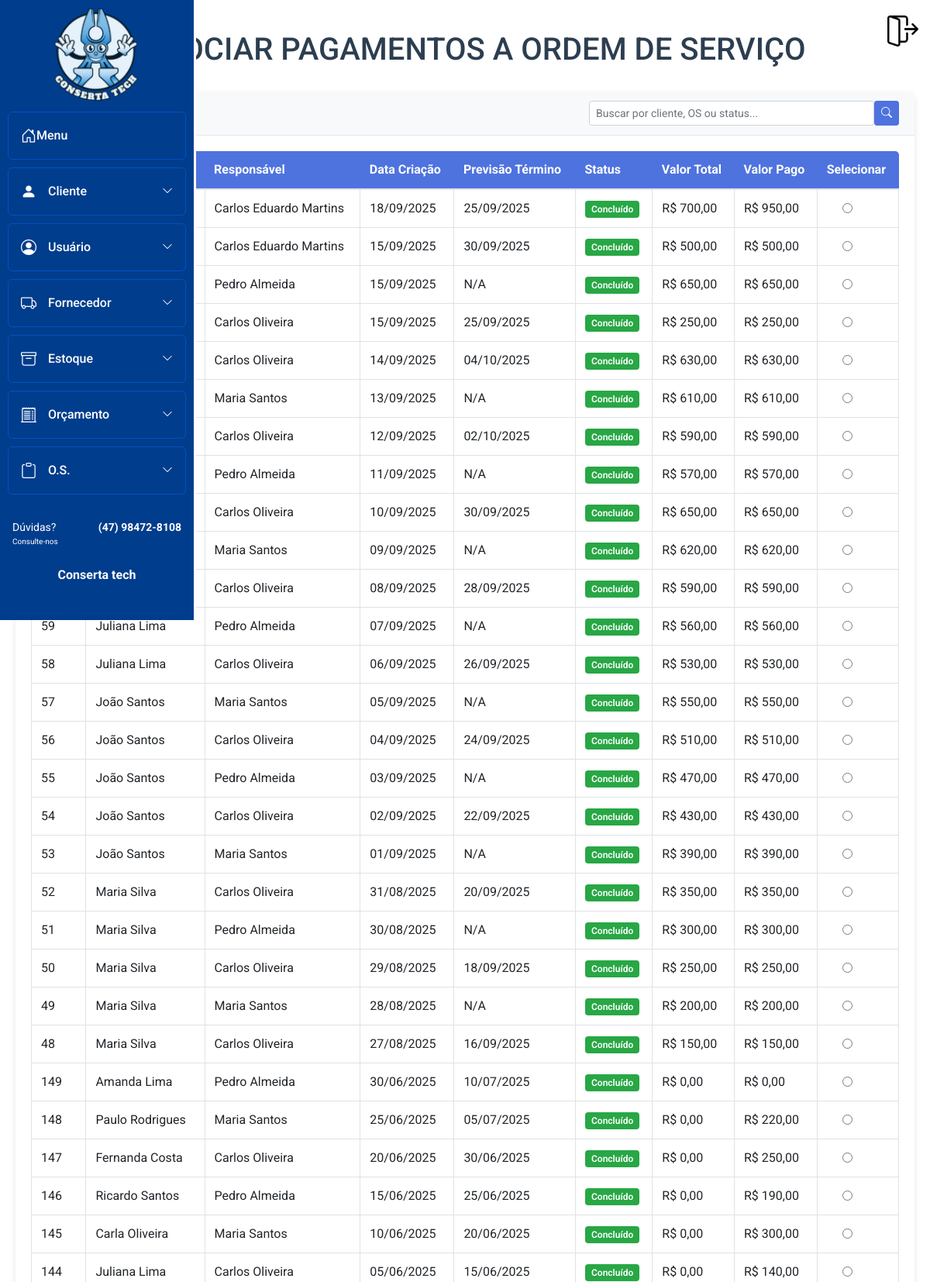
Page /sa_mod_bd/Financas/pagamento_os.php (signed in, upper part) on the committed database.
### tables this page shows
CREATE TABLE `ordens_servico` (
  `id` int(11) NOT NULL,
  `id_cliente` int(11) NOT NULL,
  `id_usuario` int(11) NOT NULL,
  `data_termino` date DEFAULT NULL,
  `status` varchar(20) DEFAULT 'aberto',
  `observacoes` text DEFAULT NULL,
  `data_criacao` timestamp NOT NULL DEFAULT current_timestamp()
);

CREATE TABLE `usuario` (
  `id_usuario` int(11) NOT NULL,
  `id_perfil` int(11) NOT NULL,
  `nome` varchar(50) NOT NULL,
  `cpf` varchar(15) DEFAULT NULL,
  `username` varchar(30) NOT NULL,
  `email` varchar(100) NOT NULL,
  `senha` varchar(255) NOT NULL,
  `data_cad` date DEFAULT NULL,
  `data_nasc` date DEFAULT NULL,
  `sexo` enum('M','F') DEFAULT NULL,
  `cep` varchar(10) DEFAULT NULL,
  `logradouro` varchar(80) DEFAULT NULL,
  `tipo` varchar(20) DEFAULT NULL,
  `complemento` varchar(15) DEFAULT NULL,
  `numero` int(11) DEFAULT NULL,
  `cidade` varchar(30) DEFAULT NULL,
  `uf` varchar(2) DEFAULT NULL,
  `bairro` varchar(20) DEFAULT NULL,
  `telefone` varchar(18) DEFAULT NULL,
  `inativo` tinyint(4) DEFAULT 0,
  `senha_temporaria` tinyint(4) DEFAULT 0
);

CREATE TABLE `cliente` (
  `id_cliente` int(11) NOT NULL,
  `id_usuario` int(11) NOT NULL,
  `email` varchar(100) DEFAULT NULL,
  `cpf` varchar(18) DEFAULT NULL,
  `nome` varchar(40) DEFAULT NULL,
  `observacao` varchar(255) DEFAULT NULL,
  `data_nasc` date DEFAULT NULL,
  `data_cad` date DEFAULT NULL,
  `sexo` enum('M','F') DEFAULT NULL,
  `cep` varchar(10) DEFAULT NULL,
  `logradouro` varchar(80) DEFAULT NULL,
  `tipo` varchar(20) DEFAULT NULL,
  `complemento` varchar(15) DEFAULT NULL,
  `numero` int(11) DEFAULT NULL,
  `cidade` varchar(30) DEFAULT NULL,
  `telefone` varchar(18) DEFAULT NULL,
  `uf` varchar(2) DEFAULT NULL,
  `bairro` varchar(20) DEFAULT NULL,
  `inativo` tinyint(4) DEFAULT 0
);

### sa_mod_bd/Financas/pagamento_os.php (the view, shortened to what this page needs)
<!DOCTYPE html>
<html lang="pt-BR">
<head>
    <link rel="stylesheet" href="../bootstrap/css/bootstrap.min.css">
    <link rel="stylesheet" href="https://cdn.jsdelivr.net/npm/bootstrap-icons@1.10.3/font/bootstrap-icons.css" />
    <link rel="stylesheet" href="../Menu_lateral/css-home-bar.css" />
    <link rel="stylesheet" href="https://cdn.jsdelivr.net/npm/flatpickr/dist/flatpickr.min.css">
    <link rel="stylesheet" href="https://cdn.jsdelivr.net/npm/notyf@3/notyf.min.css">
    <link rel="stylesheet" href="pagamento.css">
</head>
<body>
    <div class="container">
        <h1>ASSOCIAR PAGAMENTOS A ORDEM DE SERVIÇO</h1>
        <?php include("../Menu_lateral/menu.php"); ?>
        <div class="card mb-4">
            <div class="card-header d-flex justify-content-between align-items-center">
                <div><i class="bi bi-list-check"></i> Ordens de Serviço</div>
                <div class="search-container">
                    <form method="GET" action="" class="d-flex">
                        <input type="text" name="search" class="form-control form-control-sm me-2"
                            placeholder="Buscar por cliente, OS ou status..."
                            value="<?= isset($_GET['search']) ? htmlspecialchars($_GET['search']) : '' ?>">
                        <button type="submit" class="btn btn-primary btn-sm">
                            <i class="bi bi-search"></i>
                        </button>
                    </form>
                </div>
            </div>
            <div class="card-body">
                <div class="table-responsive">
                    <table class="table table-bordered table-hover" id="dataTable" width="100%" cellspacing="0">
                        <thead>
                            <tr>
                                <th>Nº OS</th>
                                <th>Cliente</th>
                                <th>Responsável</th>
                                <th>Data Criação</th>
                                <th>Previsão Término</th>
                                <th>Status</th>
                                <th>Valor Total</th>
                                <th>Valor Pago</th>
                                <th>Selecionar</th>
                            </tr>
                        </thead>
                        <tbody>
                            <?php
                            require_once '../Conexao/conexao.php';
                            try {
                                $sql_os = "SELECT
                                    os.id as id_os,
                                    os.data_criacao,
                                    os.data_termino,
                                    os.status,
                                    c.nome as cliente_nome,
                                    u.nome as tecnico_nome,
                                    (SELECT COALESCE(SUM(s.valor), 0)
                                    FROM equipamentos_os e
                                    LEFT JOIN servicos_os s ON e.id = s.id_equipamento
                                    WHERE e.id_os = os.id) as valor_total,
                                    (SELECT COALESCE(SUM(p.valor_total), 0)
                                    FROM pagamento p
                                    WHERE p.id_os = os.id AND p.status = 'Concluído') as valor_pago
                                FROM ordens_servico os
                                INNER JOIN cliente c ON os.id_cliente = c.id_cliente
                                INNER JOIN usuario u ON os.id_usuario = u.id_usuario";
                                $sql_os .= " GROUP BY os.id ORDER BY os.data_criacao DESC";
                                $stmt_os = $pdo->prepare($sql_os);
                                $stmt_os->execute();
                                $ordens_servico = $stmt_os->fetchAll();
                                foreach ($ordens_servico as $os) {
                                    $status_class = '';
                                    switch ($os['status']) {
                                        case 'Concluído':
                                            $status_class = 'status-concluido';
                                            break;
                                    }
                            ?>
                            <tr data-os-id="<?= $os['id_os'] ?>">
                                <td><?= $os['id_os'] ?></td>
                                <td><?= htmlspecialchars($os['cliente_nome']) ?></td>
                                <td><?= htmlspecialchars($os['tecnico_nome']) ?></td>
                                <td><?= date('d/m/Y', strtotime($os['data_criacao'])) ?></td>
                                <td><?= $os['data_termino'] ? date('d/m/Y', strtotime($os['data_termino'])) : 'N/A' ?></td>
                                <td><span class="status-badge <?= $status_class ?>"><?= $os['status'] ?></span></td>
                                <td>R$ <?= number_format($os['valor_total'], 2, ',', '.') ?></td>
                                <td>R$ <?= number_format($os['valor_pago'], 2, ',', '.') ?></td>
                                <td class="text-center">
                                    <input type="radio" class="form-check-input" name="selected_os" value="<?= $os['id_os'] ?>">
                                </td>
                            </tr>
                            <?php
                                }
                            } catch (PDOException $e) {
                                echo "<tr><td colspan='9' class='text-center text-danger'>Erro ao carregar OS: " . $e->getMessage() . "</td></tr>";
                            }
                            ?>
                        </tbody>
                    </table>
                </div>
            </div>
        </div>
    </div>
</body>
</html>

### sa_mod_bd/Menu_lateral/css-home-bar.css (style rules this page uses)
* { margin: 0; padding: 0; box-sizing: border-box; font-family: 'Roboto', sans-serif; }
html, body { height: 100%; overflow-x: hidden; }

### sa_mod_bd/Financas/pagamento.css (style rules this page uses)
body { scrollbar-width: none; }
.container { max-width: 1200px; margin: 20px auto; padding: 20px; }
h1 { margin-bottom: 30px; color: #2c3e50; text-align: center; }
.card { box-shadow: 0 4px 8px rgba(0, 0, 0, 0.1); margin-bottom: 20px; border: none; border-radius: 10px; }
.card-header { background-color: #f8f9fa; border-bottom: 1px solid #e3e6f0; font-weight: bold; }
.table-responsive { border-radius: 5px; overflow: hidden; }
.table th { background-color: #4e73df; color: white; border: none; }
.btn-primary { background-color: #4e73df; border-color: #4e73df; }
.status-badge { padding: 5px 10px; border-radius: 20px; font-size: 0.85rem; font-weight: 600; }
.status-concluido { background-color: #d1ecf1; color: #0c5460; }
.search-container { width: 400px; }
.form-control-sm { height: 32px; }
.btn-sm { height: 32px; padding: 0.25rem 0.5rem; }
.status-badge { padding: 4px 8px; border-radius: 4px; font-size: 12px; color: white; }
.status-concluido { background-color: #28a745; }

### rows in the picture
ordens_servico: id_usuario.nome "Carlos Eduardo Martins", data_criacao "18/09/2025", data_termino "25/09/2025", status "Concluído", valor_total "700,00", valor_pago "950,00"
ordens_servico: id_usuario.nome "Carlos Eduardo Martins", data_criacao "15/09/2025", data_termino "30/09/2025", status "Concluído", valor_total "500,00", valor_pago "500,00"
ordens_servico: id_usuario.nome "Pedro Almeida", data_criacao "15/09/2025", shows "N/A", status "Concluído", valor_total "650,00", valor_pago "650,00"
ordens_servico: id_usuario.nome "Carlos Oliveira", data_criacao "15/09/2025", data_termino "25/09/2025", status "Concluído", valor_total "250,00", valor_pago "250,00"
ordens_servico: id_usuario.nome "Carlos Oliveira", data_criacao "14/09/2025", data_termino "04/10/2025", status "Concluído", valor_total "630,00", valor_pago "630,00"
ordens_servico: id_usuario.nome "Maria Santos", data_criacao "13/09/2025", shows "N/A", status "Concluído", valor_total "610,00", valor_pago "610,00"
ordens_servico: id_usuario.nome "Carlos Oliveira", data_criacao "12/09/2025", data_termino "02/10/2025", status "Concluído", valor_total "590,00", valor_pago "590,00"
ordens_servico: id_usuario.nome "Pedro Almeida", data_criacao "11/09/2025", shows "N/A", status "Concluído", valor_total "570,00", valor_pago "570,00"
ordens_servico: id_usuario.nome "Carlos Oliveira", data_criacao "10/09/2025", data_termino "30/09/2025", status "Concluído", valor_total "650,00", valor_pago "650,00"
ordens_servico: id_usuario.nome "Maria Santos", data_criacao "09/09/2025", shows "N/A", status "Concluído", valor_total "620,00", valor_pago "620,00"
ordens_servico: id_usuario.nome "Carlos Oliveira", data_criacao "08/09/2025", data_termino "28/09/2025", status "Concluído", valor_total "590,00", valor_pago "590,00"
ordens_servico: id "59", id_cliente.nome "Juliana Lima", id_usuario.nome "Pedro Almeida", data_criacao "07/09/2025", shows "N/A", status "Concluído", valor_total "560,00", valor_pago "560,00"
ordens_servico: id "58", id_cliente.nome "Juliana Lima", id_usuario.nome "Carlos Oliveira", data_criacao "06/09/2025", data_termino "26/09/2025", status "Concluído", valor_total "530,00", valor_pago "530,00"
ordens_servico: id "57", id_cliente.nome "João Santos", id_usuario.nome "Maria Santos", data_criacao "05/09/2025", shows "N/A", status "Concluído", valor_total "550,00", valor_pago "550,00"
ordens_servico: id "56", id_cliente.nome "João Santos", id_usuario.nome "Carlos Oliveira", data_criacao "04/09/2025", data_termino "24/09/2025", status "Concluído", valor_total "510,00", valor_pago "510,00"
ordens_servico: id "55", id_cliente.nome "João Santos", id_usuario.nome "Pedro Almeida", data_criacao "03/09/2025", shows "N/A", status "Concluído", valor_total "470,00", valor_pago "470,00"
ordens_servico: id "54", id_cliente.nome "João Santos", id_usuario.nome "Carlos Oliveira", data_criacao "02/09/2025", data_termino "22/09/2025", status "Concluído", valor_total "430,00", valor_pago "430,00"
ordens_servico: id "53", id_cliente.nome "João Santos", id_usuario.nome "Maria Santos", data_criacao "01/09/2025", shows "N/A", status "Concluído", valor_total "390,00", valor_pago "390,00"
ordens_servico: id "52", id_cliente.nome "Maria Silva", id_usuario.nome "Carlos Oliveira", data_criacao "31/08/2025", data_termino "20/09/2025", status "Concluído", valor_total "350,00", valor_pago "350,00"
ordens_servico: id "51", id_cliente.nome "Maria Silva", id_usuario.nome "Pedro Almeida", data_criacao "30/08/2025", shows "N/A", status "Concluído", valor_total "300,00", valor_pago "300,00"
ordens_servico: id "50", id_cliente.nome "Maria Silva", id_usuario.nome "Carlos Oliveira", data_criacao "29/08/2025", data_termino "18/09/2025", status "Concluído", valor_total "250,00", valor_pago "250,00"
ordens_servico: id "49", id_cliente.nome "Maria Silva", id_usuario.nome "Maria Santos", data_criacao "28/08/2025", shows "N/A", status "Concluído", valor_total "200,00", valor_pago "200,00"
ordens_servico: id "48", id_cliente.nome "Maria Silva", id_usuario.nome "Carlos Oliveira", data_criacao "27/08/2025", data_termino "16/09/2025", status "Concluído", valor_total "150,00", valor_pago "150,00"
ordens_servico: id "149", id_cliente.nome "Amanda Lima", id_usuario.nome "Pedro Almeida", data_criacao "30/06/2025", data_termino "10/07/2025", status "Concluído", valor_total "0,00", valor_pago "0,00"
ordens_servico: id "148", id_cliente.nome "Paulo Rodrigues", id_usuario.nome "Maria Santos", data_criacao "25/06/2025", data_termino "05/07/2025", status "Concluído", valor_total "0,00", valor_pago "220,00"
ordens_servico: id "147", id_cliente.nome "Fernanda Costa", id_usuario.nome "Carlos Oliveira", data_criacao "20/06/2025", data_termino "30/06/2025", status "Concluído", valor_total "0,00", valor_pago "250,00"
ordens_servico: id "146", id_cliente.nome "Ricardo Santos", id_usuario.nome "Pedro Almeida", data_criacao "15/06/2025", data_termino "25/06/2025", status "Concluído", valor_total "0,00", valor_pago "190,00"
ordens_servico: id "145", id_cliente.nome "Carla Oliveira", id_usuario.nome "Maria Santos", data_criacao "10/06/2025", data_termino "20/06/2025", status "Concluído", valor_total "0,00", valor_pago "300,00"
ordens_servico: id "144", id_cliente.nome "Juliana Lima", id_usuario.nome "Carlos Oliveira", data_criacao "05/06/2025", data_termino "15/06/2025", status "Concluído", valor_total "0,00", valor_pago "140,00"
